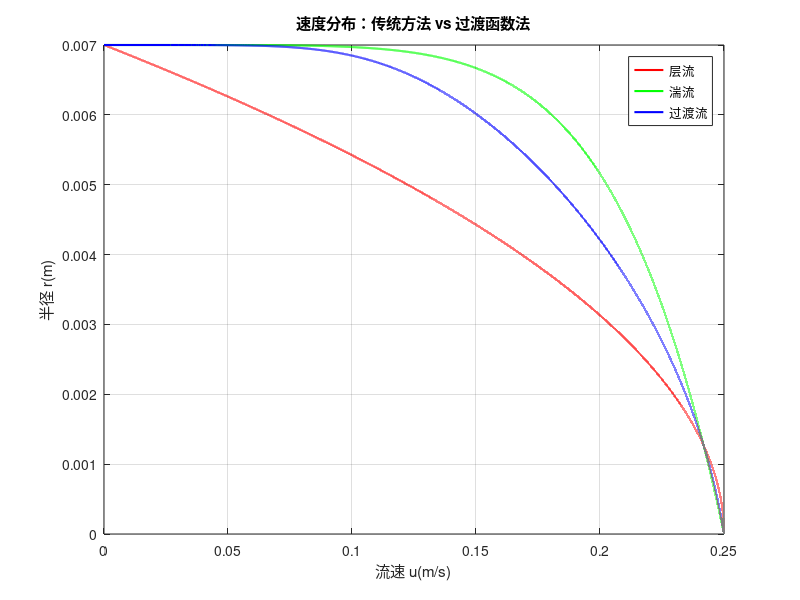
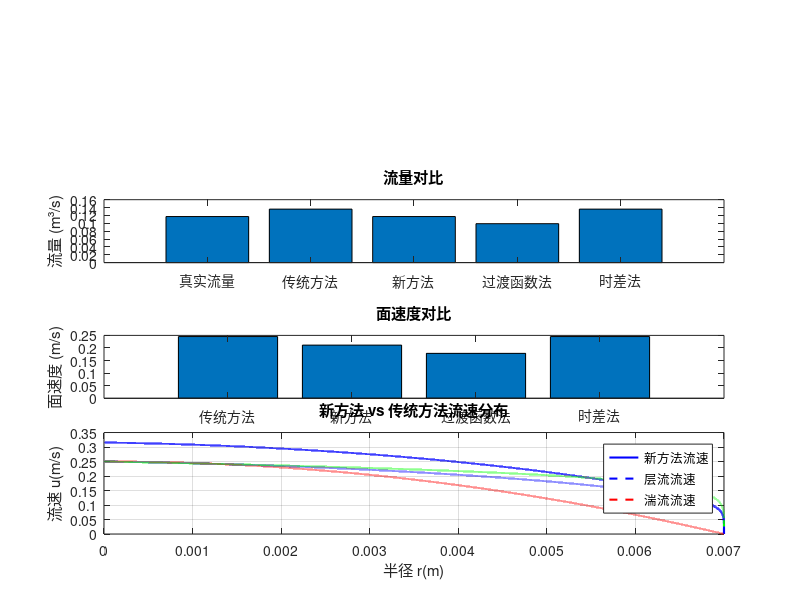

MATLAB code to generate these figures, in order:
clc;
clear;
close all;

%% 参数设置
D = 0.014;            % 管道内径 (m)
R = D/2;             % 管道半径 (m)
c = 1482;            % 声速 (m/s)
theta = 45;          % 超声波传播角度 (度)
theta_rad = deg2rad(theta);
nu = 1.007e-6;       % 水的运动粘度 (m²/s)
rho = 1000;          % 水密度 (kg/m³)
u_m = 0.25;           % 平均流速 (m/s)
N = 100000;            % 径向离散点数
% 实验数据：雷诺数和对应的流量
Re_data = [2000, 2200, 2400, 2600, 2800, 3000, 3200, 3400, 3600, 3800, 4000];  % 雷诺数
Q_data = [0.28, 0.309, 0.337, 0.366, 0.392, 0.42, 0.449, 0.478, 0.503, 0.534, 0.562];  % 流量 (m³/h)
p2 = polyfit(Re_data, Q_data, 2);  % 2表示二次拟合

% 显示拟合结果
fprintf('二次拟合结果: Q = %.4f * Re^2 + %.4f * Re + %.4f\n', p2(1), p2(2), p2(3));

function [v_S, DeltaT] = calculate_velocity_from_deltat(r, u, u_m, c, theta, N)
    % 计算时差法测量流速
    
    % 输入参数:
    % r - 管道的径向坐标
    % u - 对应的流速分布
    % u_m - 平均流速
    % c - 声速
    % theta - 超声波传播角度
    % N - 离散点数

    % 计算常数 K
    K = c / (u_m * cos(deg2rad(theta)));  % 声速与流速的比值，结合角度
    
    % 归一化半径
    s = r / max(r);
    
    % 计算时差法的积分项
    integrand = (1 ./ (K - u / u_m) - 1 ./ (K + u / u_m));  % 积分表达式
    
    % 时差计算
    DeltaT = (2 * max(r) / (u_m * sin(deg2rad(theta)) * cos(deg2rad(theta)))) * trapz(s, integrand);  % 时差
    
    % 面平均流速计算（基于时差法）
    v_L = (DeltaT * c^2 * sin(deg2rad(theta))) / (4 * max(r) * cos(deg2rad(theta)));  % 计算平均流速
    
    % 计算面平均速度（使用时差法计算的流速）
    v_S = trapz(r, v_L .* r) * 2 / max(r)^2;  % 面速度：v_S = (2/R²) ∫u(r) r dr
end

%% 计算雷诺数和流动状态
Re = (u_m * D) / nu;
if Re <= 2000
    flow_type = 'laminar';
elseif Re >= 4000
    flow_type = 'turbulent';
else
    flow_type = 'transition';  % 过渡流状态
end
fprintf('雷诺数 Re = %.2e, 流动状态: %s\n', Re, flow_type);

%% 生成速度分布模型
r = linspace(0, R, N);       % 径向坐标
s = r / R;                   % 归一化半径
dr = R / (N-1);              % 微元厚度

% 计算分段线性过渡流速度
switch flow_type
    case 'laminar'
        % 层流：抛物线分布 (u = 2u_m(1 - (r/R)^2))
        u =  2*u_m * (1 - s.^2);
        
    case 'turbulent'
        % 湍流：指数分布 (u = u_m(1 - r/R)^(1/n))
        Re_table = [4e3, 2.56e4, 1.05e5, 2.06e5, 3.2e5, 3.84e5, 4.28e5];
        n_table = [6.0, 7.0, 7.3, 8.0, 8.3, 8.5, 8.6];
        n = interp1(Re_table, n_table, Re, 'linear', 'extrap');
        u = u_m * (1 - s).^(1/n);
        
    case 'transition'
        % 过渡流：分段线性模型
        % 假设在过渡流中，我们线性插值进行校正
             Re_table = [4e3, 2.56e4, 1.05e5, 2.06e5, 3.2e5, 3.84e5, 4.28e5];
        n_table = [6.0, 7.0, 7.3, 8.0, 8.3, 8.5, 8.6];
        n = interp1(Re_table, n_table, Re, 'linear', 'extrap');
        u_laminar = 2*u_m * (1 - s.^2);  % 层流速度分布
        u_turbulent = u_m * (1 - s).^(1/n); % 湍流速度分布
        u = (Re - 2000) / (4000 - 2000) * (u_turbulent - u_laminar) + u_laminar; % 线性插值
end

%% 过渡函数法：根据过渡函数计算流速
% 采用双曲正切过渡函数平滑层流到湍流的过渡
Re_c = 2000; % 层流临界雷诺数
Re_t = 4000; % 湍流临界雷诺数
alpha = 50;  % 过渡函数的控制参数

% 过渡函数：f(Re)
f_Re = (Re - 2000) / (4000 - 2000);
% f_Re=1/(1+exp(Re/alpha-Re_t/alpha));
% f_Re = 0.5 * (1 + tanh(alpha * (Re - Re_c) / (Re_t - Re_c)));

% 过渡流速计算：线性插值层流与湍流
u_laminar = u_m * (1 - s.^2);  % 层流速度分布
u_turbulent = u_m * (1 - s).^(1/n); % 湍流速度分布
u_transition = f_Re * u_turbulent + (1 - f_Re) * u_laminar; % 过渡流速

%% 真实流量计算（积分速度分布）
Q_real = 2*pi * trapz(r, u .* r)*3600;  % 积分: Q = ∫(0到R) u(r) * 2πr dr

%% 传统方法：线速度平均 + 校正因子
v_L = mean(u);  % 传统方法假设线速度为路径平均

switch flow_type
    case 'laminar'
        k = 0.75;  % 层流校正因子
    case 'turbulent'
        k = 2 * n / (2 * n + 1);  % 湍流校正因子
    case 'transition'
        k = 1; % 假设过渡流状态下的校正因子为1.0
end
v_S_traditional = k * v_L;

% 计算流量
Q_traditional = pi * R^2 * v_S_traditional*3600;

%% 新方法：积分速度分布直接计算面平均速度
v_S_new = trapz(r, u .* r) * 2 / R^2;  % v_S = (2/R²)∫u(r) r dr
v_S_transition=trapz(r, u_transition .* r) * 2 / R^2;
Q_new = pi * R^2 * v_S_new*3600;
Q_transition=pi * R^2*v_S_transition*3600;

%% 调用时差法函数计算面速度和流量
[v_S_from_deltat, DeltaT] = calculate_velocity_from_deltat(r, u, u_m, c, theta, N);
Q_from_deltat=pi * R^2*v_S_from_deltat*3600;
%% 结果对比
fprintf('=== 流量对比 ===\n');
fprintf('真实流量 Q_real = %.4f m³/s\n', Q_real);
fprintf('传统方法 Q_traditional = %.4f (误差 %.2f%%)\n', Q_traditional, 100*(Q_traditional-Q_real)/Q_real);
fprintf('新方法    Q_new        = %.4f (误差 %.2f%%)\n', Q_new, 100*(Q_new-Q_real)/Q_real);
figure

plot(u_laminar, r, 'r', 'LineWidth', 1.5); % 层流速度分布
hold on;
plot(u_turbulent, r, 'g', 'LineWidth', 1.5); % 湍流速度分布
hold on;
plot(u_transition, r, 'b', 'LineWidth', 1.5); % 过渡流速分布
title('速度分布：传统方法 vs 过渡函数法');
xlabel('流速 u(m/s)');
ylabel('半径 r(m)');
legend('层流', '湍流', '过渡流');
grid on;

%% 可视化
figure;

% 1. 传统方法与新方法的速度分布对比



% 2. 流量对比图
subplot(4,1,2);
bar([Q_real, Q_traditional, Q_new, Q_transition,Q_from_deltat]);
set(gca, 'XTickLabel', {'真实流量', '传统方法', '新方法', '过渡函数法','时差法'}); 
title('流量对比');
ylabel('流量 (m³/s)');

% 3. 面速度对比
subplot(4,1,3);
bar([v_S_traditional, v_S_new, v_S_transition,v_S_from_deltat]);
set(gca, 'XTickLabel', {'传统方法', '新方法', '过渡函数法','时差法'}); 
title('面速度对比');
ylabel('面速度 (m/s)');

% 4. 新旧方法的流速对比
subplot(4,1,4);
plot(r, u, 'b', 'LineWidth', 1.5);
hold on;
plot(r, u_laminar, 'r--', 'LineWidth', 1.5);
plot(r, u_turbulent, 'g--', 'LineWidth', 1.5);
title('新方法 vs 传统方法流速分布');
xlabel('半径 r(m)');
ylabel('流速 u(m/s)');
legend('新方法流速', '层流流速', '湍流流速');
grid on;

% 3. 新旧方法的流速对比
subplot(3,1,3);
plot(r, u, 'b', 'LineWidth', 1.5);
hold on;
plot(r, u_transition, 'b--', 'LineWidth', 1.5);
plot(r, u_laminar, 'r--', 'LineWidth', 1.5);
plot(r, u_turbulent, 'g--', 'LineWidth', 1.5);
title('新方法 vs 传统方法流速分布');
xlabel('半径 r(m)');
ylabel('流速 u(m/s)');
legend('新方法流速', '层流流速', '湍流流速');
grid on;

%% 误差分析
error_traditional = abs(Q_traditional - Q_real) / Q_real * 100;
error_new = abs(Q_new - Q_real) / Q_real * 100;
fprintf('\n=== 误差分析 ===\n');
fprintf('传统方法误差: %.2f%%\n', error_traditional);
fprintf('新方法误差:    %.2f%%\n', error_new);
